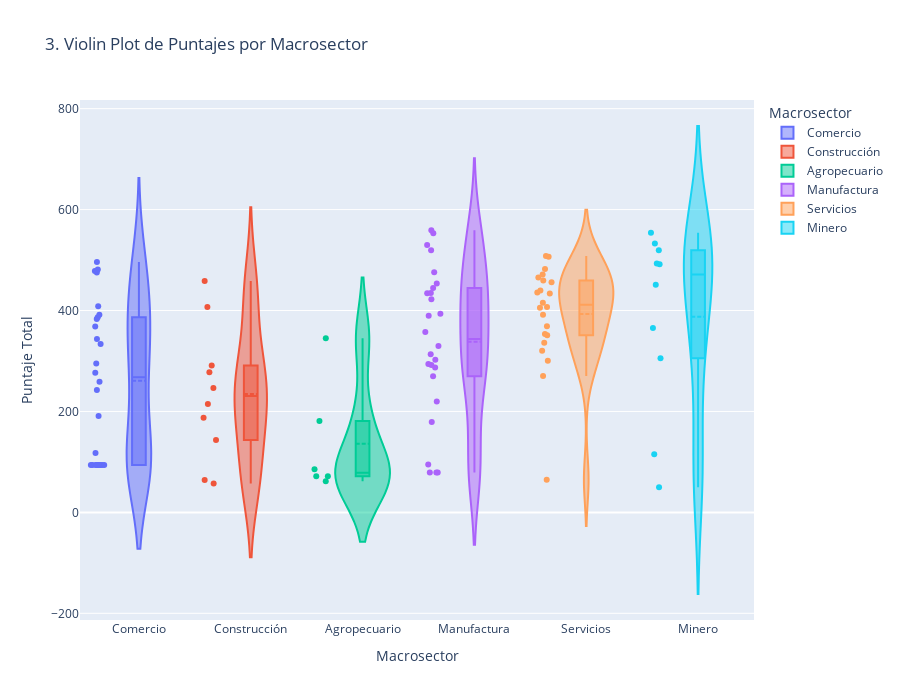

This figure's notebook cell:
### Markdown cell above
### Manejo de datos

### Code cell
# 1. Calcular el puntaje total (suma de valoracionPonderada) para cada empresa.
total_scores = raw_data.groupby(['Razón social', 'Macrosector'])['valoracionPonderada'].sum().reset_index()
total_scores.rename(columns={'valoracionPonderada': 'puntaje_total'}, inplace=True)

# 2. Eliminar Razón social y limpiar Macrosector '0' 'No' 'No informa' 'SI' 'Si'
total_scores.drop(columns='Razón social', inplace=True)


# 3. Crear un violin plot para cada Macrosector.
violin_fig = px.violin(total_scores, y='puntaje_total', x='Macrosector', box=True, points='all',
               color='Macrosector', title='3. Violin Plot de Puntajes por Macrosector',
               labels={'puntaje_total': 'Puntaje Total', 'Macrosector': 'Macrosector'})
violin_fig.update_traces(meanline_visible=True)
violin_fig.update_layout(
    xaxis_title='Macrosector',
    yaxis_title='Puntaje Total',
    width=900,  # Ajustar el ancho del gráfico
    height=700  # Ajustar la altura del gráfico
)

violin_fig.show()
save_chart_as_html(violin_fig, '03_violin_plot_performance.html')

### Figure 1 — Plotly figure (JSON) as saved in the notebook; plotly's stock layout.template omitted (floating-point values rounded to 4 significant figures)
{"data": [{"alignmentgroup": "True", "box": {"visible": true}, "hovertemplate": "Macrosector=%{x}<br>Puntaje Total=%{y}<extra></extra>", "legendgroup": "Comercio", "marker": {"color": "#636efa"}, "meanline": {"visible": true}, "name": "Comercio", "offsetgroup": "Comercio", "orientation": "v", "points": "all", "scalegroup": "True", "showlegend": true, "type": "violin", "x": ["Comercio", "Comercio", "Comercio", "Comercio", "Comercio", "Comercio", "Comercio", "Comercio", "Comercio", "Comercio", "Comercio", "Comercio", "Comercio", "Comercio", "Comercio", "Comercio", "Comercio", "Comercio", "Comercio", "Comercio", "Comercio", "Comercio", "Comercio", "Comercio", "Comercio", "Comercio"], "x0": " ", "xaxis": "x", "y": [94.12, 94.12, 94.12, 343.5, 191.2, 94.12, 386.9, 391.5, 94.12, 478.4, 294.8, 117.6, 94.12, 242.7, 481.4, 368.5, 475.1, 276.5, 94.12, 94.12, 496.2, 383.1, 258.8, 333.8, 94.12, 408.6], "y0": " ", "yaxis": "y"}, {"alignmentgroup": "True", "box": {"visible": true}, "hovertemplate": "Macrosector=%{x}<br>Puntaje Total=%{y}<extra></extra>", "legendgroup": "Construcción", "marker": {"color": "#EF553B"}, "meanline": {"visible": true}, "name": "Construcción", "offsetgroup": "Construcción", "orientation": "v", "points": "all", "scalegroup": "True", "showlegend": true, "type": "violin", "x": ["Construcción", "Construcción", "Construcción", "Construcción", "Construcción", "Construcción", "Construcción", "Construcción", "Construcción", "Construcción"], "x0": " ", "xaxis": "x", "y": [64.29, 458.3, 406.8, 277.8, 187.4, 143.5, 214.9, 291.1, 57.14, 246.7], "y0": " ", "yaxis": "y"}, {"alignmentgroup": "True", "box": {"visible": true}, "hovertemplate": "Macrosector=%{x}<br>Puntaje Total=%{y}<extra></extra>", "legendgroup": "Agropecuario", "marker": {"color": "#00cc96"}, "meanline": {"visible": true}, "name": "Agropecuario", "offsetgroup": "Agropecuario", "orientation": "v", "points": "all", "scalegroup": "True", "showlegend": true, "type": "violin", "x": ["Agropecuario", "Agropecuario", "Agropecuario", "Agropecuario", "Agropecuario", "Agropecuario"], "x0": " ", "xaxis": "x", "y": [71.43, 61.9, 345.2, 181.0, 71.43, 85.71], "y0": " ", "yaxis": "y"}, {"alignmentgroup": "True", "box": {"visible": true}, "hovertemplate": "Macrosector=%{x}<br>Puntaje Total=%{y}<extra></extra>", "legendgroup": "Manufactura", "marker": {"color": "#ab63fa"}, "meanline": {"visible": true}, "name": "Manufactura", "offsetgroup": "Manufactura", "orientation": "v", "points": "all", "scalegroup": "True", "showlegend": true, "type": "violin", "x": ["Manufactura", "Manufactura", "Manufactura", "Manufactura", "Manufactura", "Manufactura", "Manufactura", "Manufactura", "Manufactura", "Manufactura", "Manufactura", "Manufactura", "Manufactura", "Manufactura", "Manufactura", "Manufactura", "Manufactura", "Manufactura", "Manufactura", "Manufactura", "Manufactura", "Manufactura", "Manufactura", "Manufactura", "Manufactura", "Manufactura"], "x0": " ", "xaxis": "x", "y": [529.6, 434.9, 292.1, 219.6, 393.4, 475.6, 444.6, 313.2, 519.3, 269.9, 94.74, 553.3, 329.9, 78.95, 434.3, 78.95, 287.2, 78.95, 302.6, 559.0, 422.2, 357.4, 389.8, 453.6, 293.9, 178.9], "y0": " ", "yaxis": "y"}, {"alignmentgroup": "True", "box": {"visible": true}, "hovertemplate": "Macrosector=%{x}<br>Puntaje Total=%{y}<extra></extra>", "legendgroup": "Servicios", "marker": {"color": "#FFA15A"}, "meanline": {"visible": true}, "name": "Servicios", "offsetgroup": "Servicios", "orientation": "v", "points": "all", "scalegroup": "True", "showlegend": true, "type": "violin", "x": ["Servicios", "Servicios", "Servicios", "Servicios", "Servicios", "Servicios", "Servicios", "Servicios", "Servicios", "Servicios", "Servicios", "Servicios", "Servicios", "Servicios", "Servicios", "Servicios", "Servicios", "Servicios", "Servicios", "Servicios", "Servicios", "Servicios"], "x0": " ", "xaxis": "x", "y": [351.0, 506.4, 368.9, 439.6, 459.5, 471.3, 482.3, 435.8, 508.1, 433.9, 300.4, 407.2, 270.2, 391.5, 320.4, 405.6, 465.5, 64.71, 456.2, 415.6, 336.4, 353.7], "y0": " ", "yaxis": "y"}, {"alignmentgroup": "True", "box": {"visible": true}, "hovertemplate": "Macrosector=%{x}<br>Puntaje Total=%{y}<extra></extra>", "legendgroup": "Minero", "marker": {"color": "#19d3f3"}, "meanline": {"visible": true}, "name": "Minero", "offsetgroup": "Minero", "orientation": "v", "points": "all", "scalegroup": "True", "showlegend": true, "type": "violin", "x": ["Minero", "Minero", "Minero", "Minero", "Minero", "Minero", "Minero", "Minero", "Minero", "Minero"], "x0": " ", "xaxis": "x", "y": [50.0, 305.6, 553.9, 519.3, 451.2, 532.6, 365.2, 491.6, 493.2, 115.4], "y0": " ", "yaxis": "y"}], "layout": {"height": 700, "legend": {"title": {"text": "Macrosector"}, "tracegroupgap": 0}, "title": {"text": "3. Violin Plot de Puntajes por Macrosector"}, "violinmode": "overlay", "width": 900, "xaxis": {"anchor": "y", "categoryarray": ["Comercio", "Construcción", "Agropecuario", "Manufactura", "Servicios", "Minero"], "categoryorder": "array", "domain": [0, 1], "title": {"text": "Macrosector"}}, "yaxis": {"anchor": "x", "domain": [0, 1], "title": {"text": "Puntaje Total"}}}}
